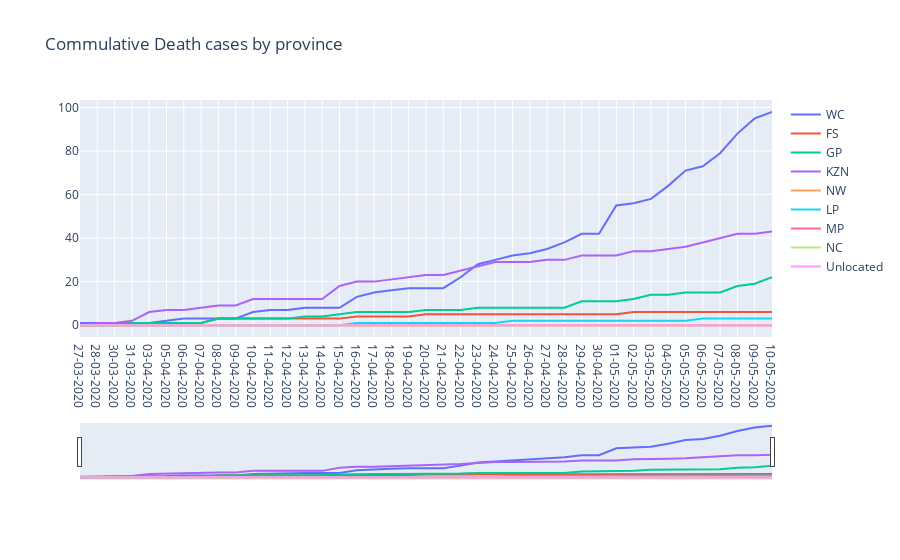

Notebook source saved alongside this figure:
### Code cell
#Commulative deaths by province


fig = go.Figure()
fig_comm.add_trace(
    go.Scatter(
        y=df_death['EC'],
        x=df_death.date,
        name= 'EC'
    ))
fig.add_trace(
    go.Scatter(
        y=df_death['WC'],
        x=df_death.date,
        name= 'WC'
    ))
fig.add_trace(
    go.Scatter(
        y=df_death['FS'],
        x=df_death.date,
        name= 'FS'
    ))
fig.add_trace(
    go.Scatter(
        y=df_death['GP'],
        x=df_death.date,
        name= 'GP'
    ))
fig.add_trace(
    go.Scatter(
        y=df_death['KZN'],
        x=df_death.date,
        name= "KZN"
    ))
fig.add_trace(
    go.Scatter(
        y=df_death['NW'],
        x=df_death.date,
        name= 'NW'
    ))
fig.add_trace(
    go.Scatter(
        y=df_death['LP'],
        x=df_death.date,
        name= 'LP'
    ))
fig.add_trace(
    go.Scatter(
        y=df_death['MP'],
        x=df_death.date,
        name= 'MP'
    ))
fig.add_trace(
    go.Scatter(
        y=df_death['NC'],
        x=df_death.date,
        name= 'NC'
    ))
fig.add_trace(
    go.Scatter(
        y=df_death['UNKNOWN'],
        x=df_death.date,
        name='Unlocated'
    ))
# fig.add_trace(
#     go.Scatter(
#         y=df_death['total'],
#         x=df_death.date,
#         name='Total Confirmed in SA'
#     ))

fig.update_layout(hovermode='x',
                       title = 'Commulative Death cases by province',
                       xaxis=dict(
                         rangeslider=dict(
                             visible = True),
                           
       
                       
    ))

### Figure 1 — Plotly figure (JSON) as saved in the notebook; plotly's stock layout.template omitted (floating-point values rounded to 4 significant figures)
{"data": [{"name": "WC", "type": "scatter", "x": ["27-03-2020", "28-03-2020", "30-03-2020", "31-03-2020", "03-04-2020", "05-04-2020", "06-04-2020", "07-04-2020", "08-04-2020", "09-04-2020", "10-04-2020", "11-04-2020", "12-04-2020", "13-04-2020", "14-04-2020", "15-04-2020", "16-04-2020", "17-04-2020", "18-04-2020", "19-04-2020", "20-04-2020", "21-04-2020", "22-04-2020", "23-04-2020", "24-04-2020", "25-04-2020", "26-04-2020", "27-04-2020", "28-04-2020", "29-04-2020", "30-04-2020", "01-05-2020", "02-05-2020", "03-05-2020", "04-05-2020", "05-05-2020", "06-05-2020", "07-05-2020", "08-05-2020", "09-05-2020", "10-05-2020"], "y": [1, 1, 1, 1, 1, 2, 3, 3, 3, 3, 6, 7, 7, 8, 8, 8, 13, 15, 16, 17, 17, 17, 22, 28, 30, 32, 33, 35, 38, 42, 42, 55, 56, 58, 64, 71, 73, 79, 88, 95, 98]}, {"name": "FS", "type": "scatter", "x": ["27-03-2020", "28-03-2020", "30-03-2020", "31-03-2020", "03-04-2020", "05-04-2020", "06-04-2020", "07-04-2020", "08-04-2020", "09-04-2020", "10-04-2020", "11-04-2020", "12-04-2020", "13-04-2020", "14-04-2020", "15-04-2020", "16-04-2020", "17-04-2020", "18-04-2020", "19-04-2020", "20-04-2020", "21-04-2020", "22-04-2020", "23-04-2020", "24-04-2020", "25-04-2020", "26-04-2020", "27-04-2020", "28-04-2020", "29-04-2020", "30-04-2020", "01-05-2020", "02-05-2020", "03-05-2020", "04-05-2020", "05-05-2020", "06-05-2020", "07-05-2020", "08-05-2020", "09-05-2020", "10-05-2020"], "y": [0, 0, 1, 1, 1, 1, 1, 1, 3, 3, 3, 3, 3, 3, 3, 3, 4, 4, 4, 4, 5, 5, 5, 5, 5, 5, 5, 5, 5, 5, 5, 5, 6, 6, 6, 6, 6, 6, 6, 6, 6]}, {"name": "GP", "type": "scatter", "x": ["27-03-2020", "28-03-2020", "30-03-2020", "31-03-2020", "03-04-2020", "05-04-2020", "06-04-2020", "07-04-2020", "08-04-2020", "09-04-2020", "10-04-2020", "11-04-2020", "12-04-2020", "13-04-2020", "14-04-2020", "15-04-2020", "16-04-2020", "17-04-2020", "18-04-2020", "19-04-2020", "20-04-2020", "21-04-2020", "22-04-2020", "23-04-2020", "24-04-2020", "25-04-2020", "26-04-2020", "27-04-2020", "28-04-2020", "29-04-2020", "30-04-2020", "01-05-2020", "02-05-2020", "03-05-2020", "04-05-2020", "05-05-2020", "06-05-2020", "07-05-2020", "08-05-2020", "09-05-2020", "10-05-2020"], "y": [0, 0, 0, 1, 1, 1, 1, 1, 3, 3, 3, 3, 3, 4, 4, 5, 6, 6, 6, 6, 7, 7, 7, 8, 8, 8, 8, 8, 8, 11, 11, 11, 12, 14, 14, 15, 15, 15, 18, 19, 22]}, {"name": "KZN", "type": "scatter", "x": ["27-03-2020", "28-03-2020", "30-03-2020", "31-03-2020", "03-04-2020", "05-04-2020", "06-04-2020", "07-04-2020", "08-04-2020", "09-04-2020", "10-04-2020", "11-04-2020", "12-04-2020", "13-04-2020", "14-04-2020", "15-04-2020", "16-04-2020", "17-04-2020", "18-04-2020", "19-04-2020", "20-04-2020", "21-04-2020", "22-04-2020", "23-04-2020", "24-04-2020", "25-04-2020", "26-04-2020", "27-04-2020", "28-04-2020", "29-04-2020", "30-04-2020", "01-05-2020", "02-05-2020", "03-05-2020", "04-05-2020", "05-05-2020", "06-05-2020", "07-05-2020", "08-05-2020", "09-05-2020", "10-05-2020"], "y": [0, 1, 1, 2, 6, 7, 7, 8, 9, 9, 12, 12, 12, 12, 12, 18, 20, 20, 21, 22, 23, 23, 25, 27, 29, 29, 29, 30, 30, 32, 32, 32, 34, 34, 35, 36, 38, 40, 42, 42, 43]}, {"name": "NW", "type": "scatter", "x": ["27-03-2020", "28-03-2020", "30-03-2020", "31-03-2020", "03-04-2020", "05-04-2020", "06-04-2020", "07-04-2020", "08-04-2020", "09-04-2020", "10-04-2020", "11-04-2020", "12-04-2020", "13-04-2020", "14-04-2020", "15-04-2020", "16-04-2020", "17-04-2020", "18-04-2020", "19-04-2020", "20-04-2020", "21-04-2020", "22-04-2020", "23-04-2020", "24-04-2020", "25-04-2020", "26-04-2020", "27-04-2020", "28-04-2020", "29-04-2020", "30-04-2020", "01-05-2020", "02-05-2020", "03-05-2020", "04-05-2020", "05-05-2020", "06-05-2020", "07-05-2020", "08-05-2020", "09-05-2020", "10-05-2020"], "y": [0, 0, 0, 0, 0, 0, 0, 0, 0, 0, 0, 0, 0, 0, 0, 0, 0, 0, 0, 0, 0, 0, 0, 0, 0, 0, 0, 0, 0, 0, 0, 0, 0, 0, 0, 0, 0, 0, 0, 0, 0]}, {"name": "LP", "type": "scatter", "x": ["27-03-2020", "28-03-2020", "30-03-2020", "31-03-2020", "03-04-2020", "05-04-2020", "06-04-2020", "07-04-2020", "08-04-2020", "09-04-2020", "10-04-2020", "11-04-2020", "12-04-2020", "13-04-2020", "14-04-2020", "15-04-2020", "16-04-2020", "17-04-2020", "18-04-2020", "19-04-2020", "20-04-2020", "21-04-2020", "22-04-2020", "23-04-2020", "24-04-2020", "25-04-2020", "26-04-2020", "27-04-2020", "28-04-2020", "29-04-2020", "30-04-2020", "01-05-2020", "02-05-2020", "03-05-2020", "04-05-2020", "05-05-2020", "06-05-2020", "07-05-2020", "08-05-2020", "09-05-2020", "10-05-2020"], "y": [0, 0, 0, 0, 0, 0, 0, 0, 0, 0, 0, 0, 0, 0, 0, 0, 1, 1, 1, 1, 1, 1, 1, 1, 1, 2, 2, 2, 2, 2, 2, 2, 2, 2, 2, 2, 3, 3, 3, 3, 3]}, {"name": "MP", "type": "scatter", "x": ["27-03-2020", "28-03-2020", "30-03-2020", "31-03-2020", "03-04-2020", "05-04-2020", "06-04-2020", "07-04-2020", "08-04-2020", "09-04-2020", "10-04-2020", "11-04-2020", "12-04-2020", "13-04-2020", "14-04-2020", "15-04-2020", "16-04-2020", "17-04-2020", "18-04-2020", "19-04-2020", "20-04-2020", "21-04-2020", "22-04-2020", "23-04-2020", "24-04-2020", "25-04-2020", "26-04-2020", "27-04-2020", "28-04-2020", "29-04-2020", "30-04-2020", "01-05-2020", "02-05-2020", "03-05-2020", "04-05-2020", "05-05-2020", "06-05-2020", "07-05-2020", "08-05-2020", "09-05-2020", "10-05-2020"], "y": [0, 0, 0, 0, 0, 0, 0, 0, 0, 0, 0, 0, 0, 0, 0, 0, 0, 0, 0, 0, 0, 0, 0, 0, 0, 0, 0, 0, 0, 0, 0, 0, 0, 0, 0, 0, 0, 0, 0, 0, 0]}, {"name": "NC", "type": "scatter", "x": ["27-03-2020", "28-03-2020", "30-03-2020", "31-03-2020", "03-04-2020", "05-04-2020", "06-04-2020", "07-04-2020", "08-04-2020", "09-04-2020", "10-04-2020", "11-04-2020", "12-04-2020", "13-04-2020", "14-04-2020", "15-04-2020", "16-04-2020", "17-04-2020", "18-04-2020", "19-04-2020", "20-04-2020", "21-04-2020", "22-04-2020", "23-04-2020", "24-04-2020", "25-04-2020", "26-04-2020", "27-04-2020", "28-04-2020", "29-04-2020", "30-04-2020", "01-05-2020", "02-05-2020", "03-05-2020", "04-05-2020", "05-05-2020", "06-05-2020", "07-05-2020", "08-05-2020", "09-05-2020", "10-05-2020"], "y": [0, 0, 0, 0, 0, 0, 0, 0, 0, 0, 0, 0, 0, 0, 0, 0, 0, 0, 0, 0, 0, 0, 0, 0, 0, 0, 0, 0, 0, 0, 0, 0, 0, 0, 0, 0, 0, 0, 0, 0, 0]}, {"name": "Unlocated", "type": "scatter", "x": ["27-03-2020", "28-03-2020", "30-03-2020", "31-03-2020", "03-04-2020", "05-04-2020", "06-04-2020", "07-04-2020", "08-04-2020", "09-04-2020", "10-04-2020", "11-04-2020", "12-04-2020", "13-04-2020", "14-04-2020", "15-04-2020", "16-04-2020", "17-04-2020", "18-04-2020", "19-04-2020", "20-04-2020", "21-04-2020", "22-04-2020", "23-04-2020", "24-04-2020", "25-04-2020", "26-04-2020", "27-04-2020", "28-04-2020", "29-04-2020", "30-04-2020", "01-05-2020", "02-05-2020", "03-05-2020", "04-05-2020", "05-05-2020", "06-05-2020", "07-05-2020", "08-05-2020", "09-05-2020", "10-05-2020"], "y": [0, 0, 0, 0, 0, 0, 0, 0, 0, 0, 0, 0, 0, 0, 0, 0, 0, 0, 0, 0, 0, 0, 0, 0, 0, 0, 0, 0, 0, 0, 0, 0, 0, 0, 0, 0, 0, 0, 0, 0, 0]}], "layout": {"hovermode": "x", "title": {"text": "Commulative Death cases by province"}, "xaxis": {"rangeslider": {"visible": true}}}}
